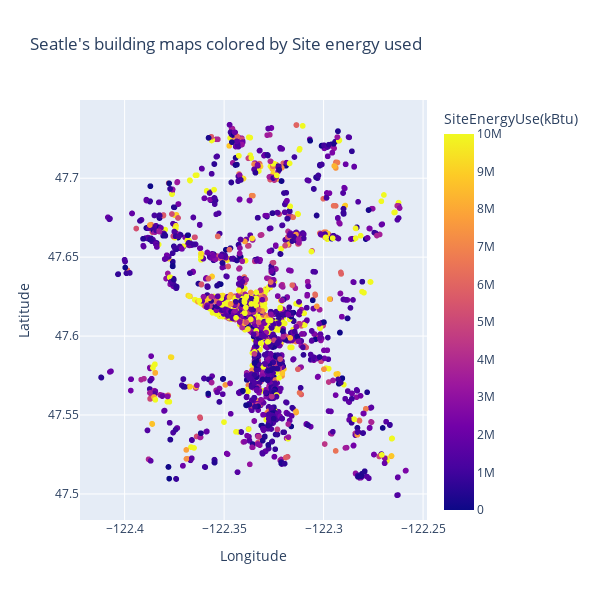

The code cell stored with this chart in its notebook:
### Code cell
fig = px.scatter(df, x="Longitude", y="Latitude", color="SiteEnergyUse(kBtu)", width = 600, height=600, title="Seatle's building maps colored by Site energy used", range_color=(0,10000000))
fig.update_traces(textposition="bottom right")
fig.update_layout()
fig.show()

### Figure 1 — Plotly figure (JSON) as saved in the notebook; plotly's stock layout.template omitted (floating-point values rounded to 4 significant figures; data arrays with more than 128 entries replaced by an {"elided": "..."} marker saying what was removed)
{"data": [{"hovertemplate": "Longitude=%{x}<br>Latitude=%{y}<br>SiteEnergyUse(kBtu)=%{marker.color}<extra></extra>", "legendgroup": "", "marker": {"color": {"elided": "3121 float values"}, "coloraxis": "coloraxis", "symbol": "circle"}, "mode": "markers", "name": "", "showlegend": false, "textposition": "bottom right", "type": "scattergl", "x": {"elided": "3121 float values"}, "xaxis": "x", "y": {"elided": "3121 float values"}, "yaxis": "y"}], "layout": {"coloraxis": {"cmax": 10000000, "cmin": 0, "colorbar": {"title": {"text": "SiteEnergyUse(kBtu)"}}, "colorscale": [[0, "#0d0887"], [0.1111, "#46039f"], [0.2222, "#7201a8"], [0.3333, "#9c179e"], [0.4444, "#bd3786"], [0.5556, "#d8576b"], [0.6667, "#ed7953"], [0.7778, "#fb9f3a"], [0.8889, "#fdca26"], [1, "#f0f921"]]}, "height": 600, "legend": {"tracegroupgap": 0}, "title": {"text": "Seatle's building maps colored by Site energy used"}, "width": 600, "xaxis": {"anchor": "y", "domain": [0, 1], "title": {"text": "Longitude"}}, "yaxis": {"anchor": "x", "domain": [0, 1], "title": {"text": "Latitude"}}}}
